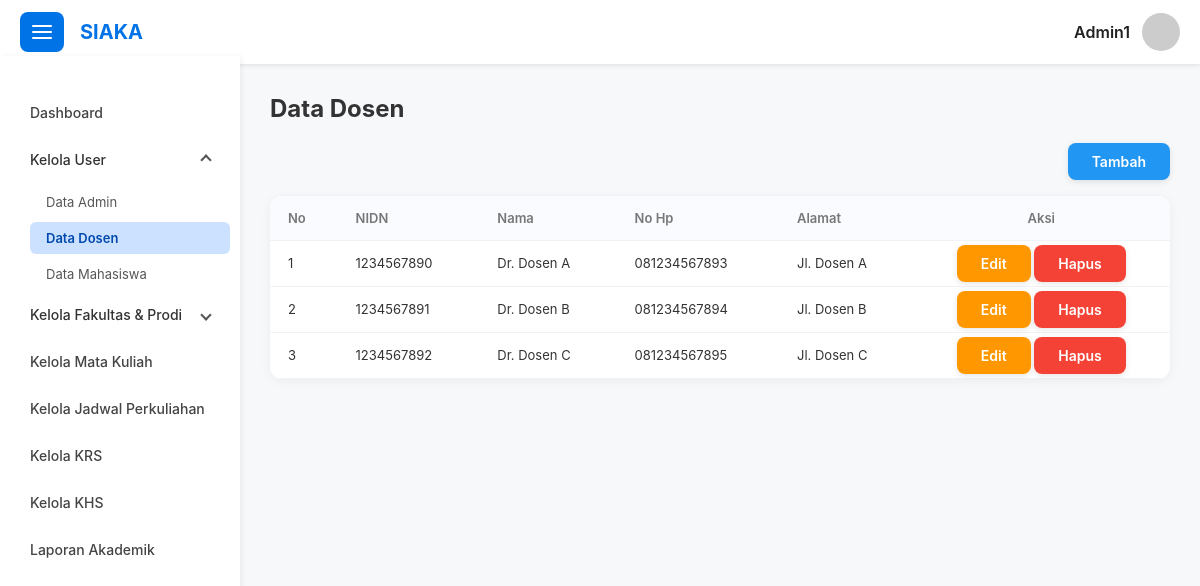
/page/user/data_dosen.php (signed in), run on the app's committed database.
### tables this page shows
CREATE TABLE `dosen` (
  `id` int(11) NOT NULL,
  `user_id` int(11) NOT NULL,
  `nidn` varchar(20) DEFAULT NULL,
  `nama_lengkap` varchar(100) DEFAULT NULL,
  `tgl_lahir` date DEFAULT NULL,
  `no_telp` varchar(20) DEFAULT NULL,
  `alamat` text DEFAULT NULL
);

### config/config.php (called while the page is built, shortened)
<?php
function base_url($path = '')
{
  return BASE_URL . ltrim($path, '/');
}

### page/user/data_dosen.php (the view, shortened to what this page needs)
<?php include("../../layout/header.php"); ?>
<?php include("../../layout/topbar.php"); ?>
<?php include("../../layout/sidebar.php"); ?>
<?php include("../../config/db.php"); ?>
<section id="data-dosen">
  <div class="row">
    <div class="col-md-12 mb-3">
      <a href="<?= base_url("/page/user/tambah_dosen.php") ?>" class="btn btn-info float-right">Tambah</a>
    </div>
    <div class="col-md-12">
      <table>
        <thead>
          <tr>
            <th>No</th>
            <th>NIDN</th>
            <th>Nama</th>
            <th>No Hp</th>
            <th>Alamat</th>
            <th class="text-center">Aksi</th>
          </tr>
        </thead>
        <?php
        $query = "SELECT * FROM dosen";
        $sql = mysqli_query($conn, $query);
        $count = mysqli_num_rows($sql);
        $no = 1;
        ?>
        <tbody id="dosen-table-body">
          <?php if ($count > 0) { ?>
            <?php while ($data = mysqli_fetch_array($sql)) { ?>
              <tr>
                <td><?= $no++; ?></td>
                <td><?= $data["nidn"]; ?></td>
                <td><?= $data["nama_lengkap"]; ?></td>
                <td><?= $data["no_telp"]; ?></td>
                <td><?= $data["alamat"]; ?></td>
                <td class="text-center">
                  <a href="<?= base_url("/page/user/edit_dosen.php") . "?nidn=" . $data["nidn"]; ?>" class="btn btn-warning">Edit</a>
                  <a href="<?= base_url("/action/dosen/hapus_data.php") . "?nidn=" . $data["nidn"]; ?>" class="btn btn-danger">Hapus</a>
                </td>
              </tr>
            <?php } ?>
          <?php } else { ?>
            <tr>
              <td colspan="6" style="text-align: center;">Tidak ada data</td>
            </tr>
          <?php } ?>
        </tbody>
      </table>
    </div>
  </div>
</section>
<?php include("../../layout/scripts.php"); ?>
<?php include("../../layout/footer.php"); ?>

### style/style.css (style rules this page uses)
* { box-sizing: border-box; }
body { margin: 0; font-family: 'Inter', sans-serif; background: #f7f8fa; color: #222; }
table { width: 100%; border-collapse: collapse; background: white; border-radius: 12px; overflow: hidden; box-shadow: 0 2px 12px rgb(0 0 0 / 0.05); }
th, td { text-align: left; padding: 14px 18px; font-size: 13px; border-bottom: 1px solid #f0f2f5; color: #333; white-space: nowrap; }
th { background: #f9fbff; font-weight: 600; color: #777; }
.btn { padding: 10px 24px; font-size: 14px; font-weight: 600; border: none; border-radius: 8px; cursor: pointer; user-select: none; transition: background-color 0.25s ease, transform 0.1s ease; box-shadow: 0 2px 6px rgba(0, 0, 0, 0.1); outline: none; text-decoration: none; }
.btn-danger { background-color: #f44336; color: white; }
.btn-warning { background-color: #ff9800; color: white; }
.btn-info { background-color: #2196f3; color: white; }
.row { display: flex; flex-wrap: wrap; margin-left: -10px; margin-right: -10px; }
[class*="col-"] { padding-left: 10px; padding-right: 10px; box-sizing: border-box; }
@media (min-width: 768px) { .col-md-12 { width: 100%; } }
.mb-3 { margin-bottom: 1rem !important; }
.text-center { text-align: center !important; }
.float-right { float: right !important; }

### data on the page
dosen: nidn "1234567890", nama_lengkap "Dr. Dosen A", no_telp "081234567893", alamat "Jl. Dosen A"
dosen: nidn "1234567891", nama_lengkap "Dr. Dosen B", no_telp "081234567894", alamat "Jl. Dosen B"
dosen: nidn "1234567892", nama_lengkap "Dr. Dosen C", no_telp "081234567895", alamat "Jl. Dosen C"

### other printed values
$_SESSION["username"] "Admin1"
$page "Data Dosen"
